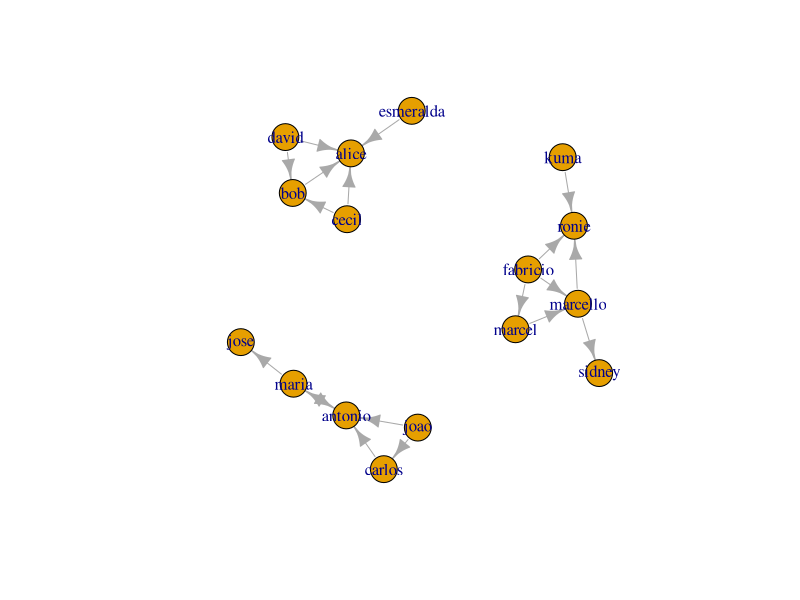
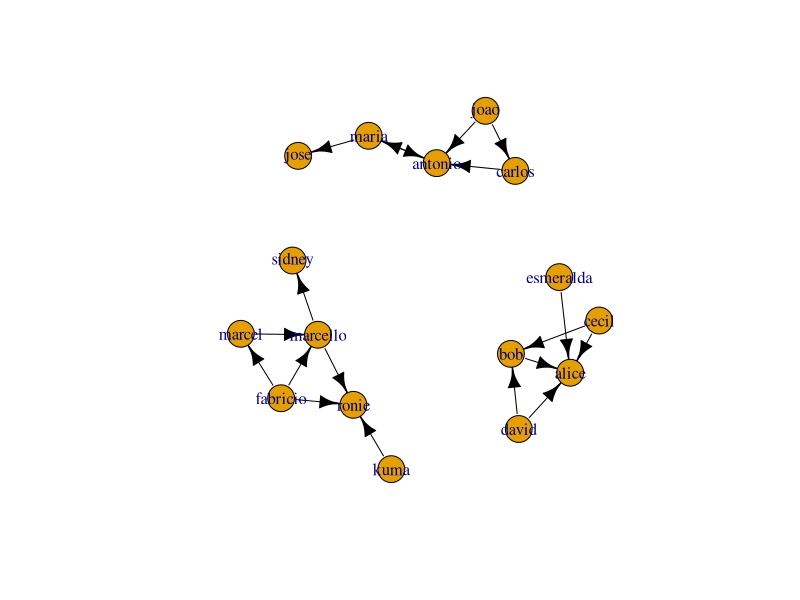

Write the R code that produced these figures, in order. (Note: this script raises an error after producing the figures.)
library(igraph)
relacoes <- read.csv('data//relacoes.csv', sep=';')

g <- graph.data.frame(relacoes, directed=TRUE)
plot(g, edge.width=E(g)$weight)
plot(g, layout=layout.kamada.kawai, edge.width=E(g)$width, edge.color="black")

# O grafo possui a seguinte quantidade de nodos e arestas:

vcount(g)
ecount(g)
is.connected(g)

# O _longest path_ do grafo e os nodos que estão mais longe entre si são apresentados abaixo:

diam <- diameter(g)
diam
nodes <- farthest.nodes(g)
nodes
V(g)[nodes[1]]
V(g)[nodes[2]]

# Calculando o _average path length_:
  
aver_path <- average.path.length(g, directed=TRUE, unconnected=TRUE)
aver_path

#O resultado é `r aver_path`. O que isto significa? 
#It is defined as the average number of steps along the shortest 
#paths for all possible pairs of network nodes. It is a measure of 
# the efficiency of information or mass transport on a network.

d = degree(g, mode = 'all')
hist(d, breaks=200, ylab="Quantidade de nodos", xlab="Degree", 
     main="Distribuição de degree dos nodos")

#plot(degree.distribution(g, mode="all"), log="xy",
#     xlab = "Degree (log)", ylab = "Probabilidade (log)", col = 1, 
#     main = "Distribuição do Degree")

# Calcula o betweenness dos nodos e imprime os nodos com maior e menor betweenness: 
  
betweenness<-betweenness(g,V(g),TRUE,NULL,TRUE,FALSE)
which.max(betweenness)
which.min(betweenness)

# Betweenness centrality is an indicator of a node's centrality in a network. It is equal 
# to the number of shortest paths from all vertices to all others that pass through that node. 
# Betweenness centrality is a more useful measure (than just connectivity) of both the load and 
# importance of a node.

#Quantos clusters o grafo possui?
no.clusters(g)


# Qual é o tamanho destes clusters?
clusters(g)$csize

degree(g, mode="all")
degree(g, mode="in")
degree(g, mode="out")

cl <- clusters(g)
plot(g, layout=layout.kamada.kawai, edge.width=E(g)$width, edge.color="black", vertex.color=cl$membership)

# outro grafo
g1 <- graph.full.citation(100, directed=TRUE)





